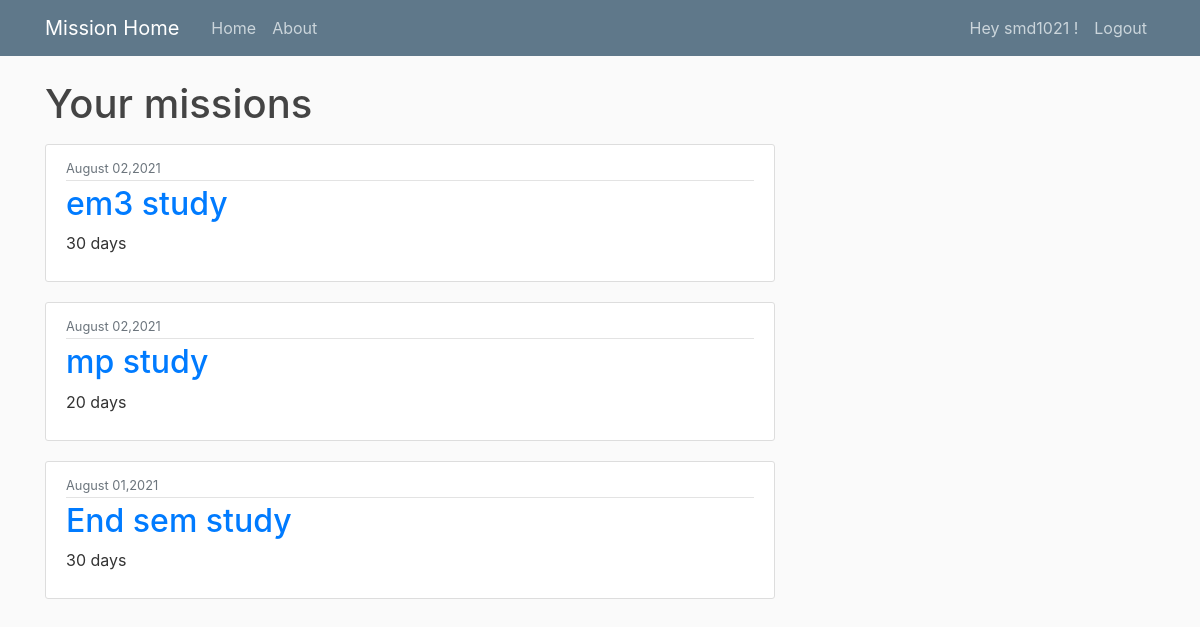
The app's page /user/smd1021 (signed in), older data.
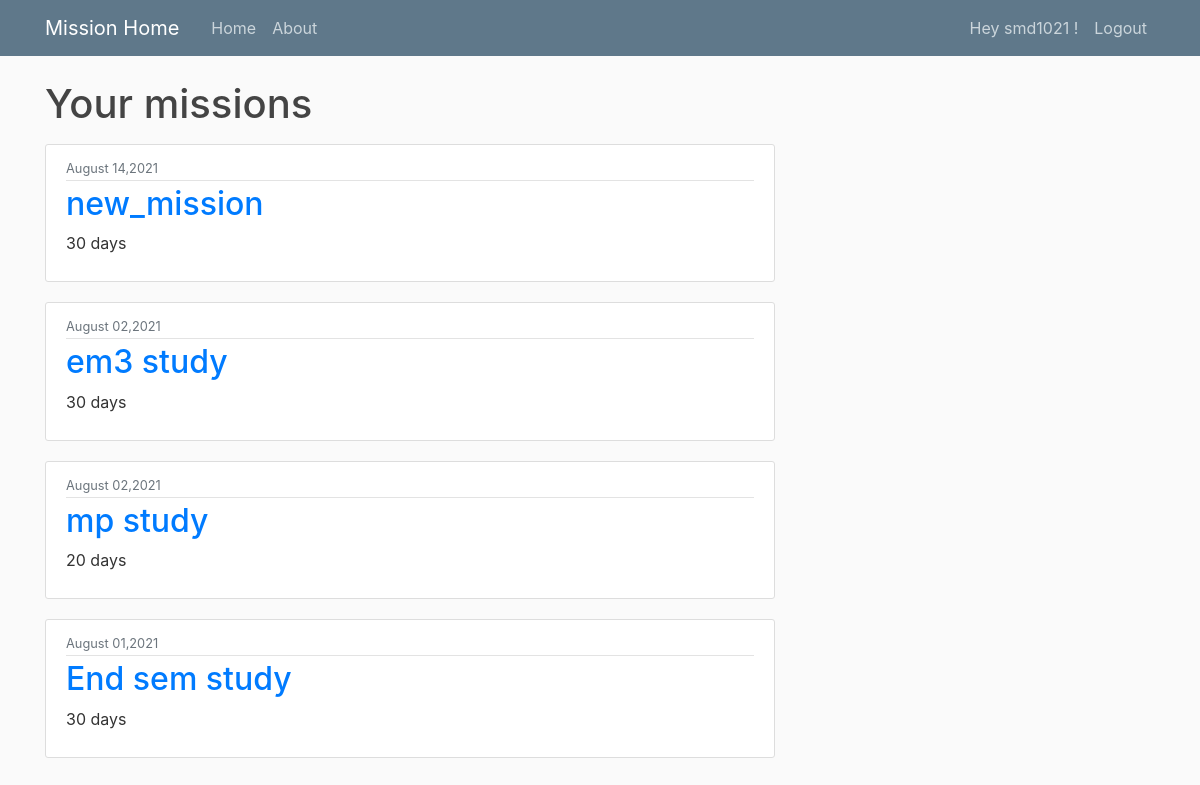
The same page, newer data.
### mission/models.py (models this page shows, shortened)
class Missions(models.Model):
    mission_name = models.CharField(max_length=50)
    no_of_days = models.IntegerField()
    start_date = models.DateField(default=date.today)
    aspirant = models.ForeignKey(User, on_delete=models.CASCADE)

### mission/views.py (the view)
# urls.py: path('user/<str:username>',MissionListView.as_view(),name='user-missions'),
class MissionListView(LoginRequiredMixin,ListView):
    model = Missions
    template_name = 'mission/user_missions.html'
    context_object_name = 'missions'
    def get_queryset(self):
        user = get_object_or_404(User,username=self.kwargs.get('username'))
        return Missions.objects.filter(aspirant=user).order_by('-start_date')

### mission/templates/mission/user_missions.html
{% extends "mission/base.html" %}
{% block content %}
    <h1 class="mb-3">Your missions</h1>
    {% for mission in missions %}
        <article class="media content-section">
          <div class="media-body">
            <div class="article-metadata">
              <small class="text-muted">{{ mission.start_date|date:"F d,Y" }}</small>
            </div>
            <h2><a href = "{% url 'mission-today' mission.mission_name %}">{{ mission.mission_name }}</a></h2>
            <p class="article-content">{{ mission.no_of_days }} days</p>
          </div>
        </article>
    {% endfor %}
{% endblock content %}

Row changes from the older to the newer data that the page shows:
added Missions: start_date "August 14,2021", mission_name "new_mission", no_of_days "30"
